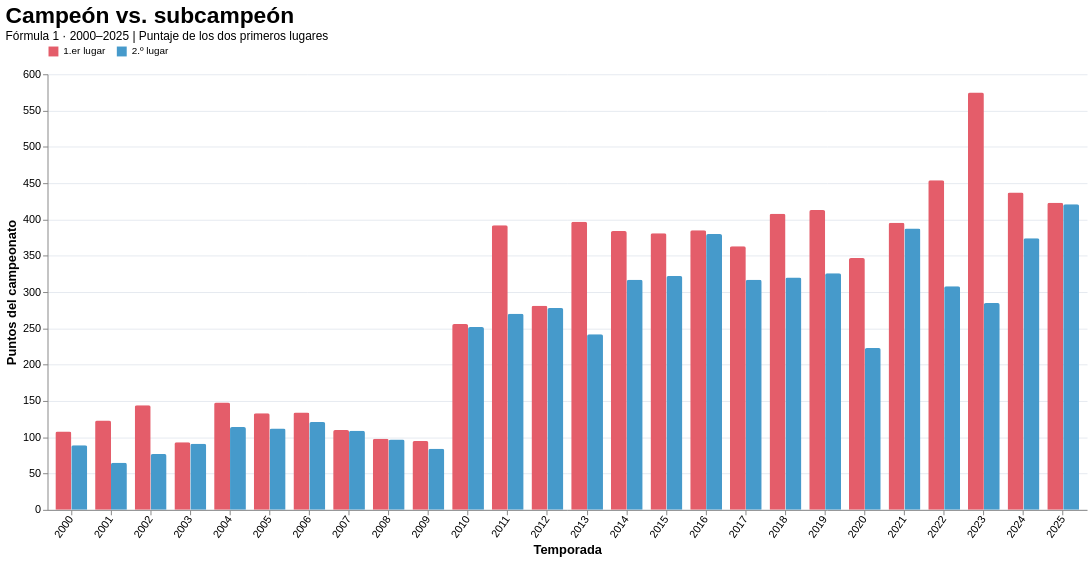

The notebook cell saved with this chart:
### Markdown cell above
## 5. Gráfico interactivo en Altair

- Dos barras por temporada: **rojo, primero; azul, segundo**.
- Todas mantienen su color y opacidad original cuando no hay hover.
- `selection_point(fields=['Año'])`: la selección se realiza **por año**, de modo que el hover en cualquiera de las barras afecta a **ambas barras**.
- `condition`: al seleccionar un año, el par de barras queda al **50 % de opacidad**.
- `tooltip`: un mismo recuadro flotante con escudería y puntaje del primer y segundo lugar.

*Nota:* el rango de puntos es compartido en el período, pero los sistemas de puntuación históricos cambiaron; no se debe interpretar la altura absoluta como medida de dominio entre temporadas.

### Code cell
import altair as alt

alt.data_transformers.disable_max_rows()
hover_anio = alt.selection_point(
    name='hover_anio',
    fields=['Año'],
    on='pointerover',
    clear='pointerout',
    empty=False
)

orden = ['1.er lugar', '2.º lugar']

chart = (
    alt.Chart(larga)
    .mark_bar(cornerRadiusTopLeft=2, cornerRadiusTopRight=2)
    .encode(
        x=alt.X('Temporada:N', sort=[str(a) for a in range(2000, 2026)], title='Temporada', axis=alt.Axis(labelAngle=-55)),
        xOffset=alt.XOffset('Posición:N', sort=orden),
        y=alt.Y('Puntos:Q', title='Puntos del campeonato', scale=alt.Scale(zero=True)),
        color=alt.Color('Posición:N', scale=alt.Scale(domain=orden, range=['#E45D6A','#469ACB']), legend=alt.Legend(title=None, orient='top')),
        opacity=alt.condition(hover_anio, alt.value(0.5), alt.value(1)),
        tooltip=[
            alt.Tooltip('Año:Q', title='Temporada', format='.0f'),
            alt.Tooltip('Escudería primero:N', title='1.er lugar · escudería'),
            alt.Tooltip('Puntos primero:Q', title='1.er lugar · puntos', format=',.1f'),
            alt.Tooltip('Escudería segundo:N', title='2.º lugar · escudería'),
            alt.Tooltip('Puntos segundo:Q', title='2.º lugar · puntos', format=',.1f'),
            alt.Tooltip('Brecha (puntos):Q', title='Diferencia de puntos', format=',.1f')
        ]
    )
    .add_params(hover_anio)
    .properties(
        title=alt.TitleParams('Campeón vs. subcampeón', subtitle=['Fórmula 1 · 2000–2025 | Puntaje de los dos primeros lugares']),
        width=1050,
        height=440
    )
    .configure_view(stroke=None)
    .configure_axis(labelFontSize=11, titleFontSize=13, gridColor='#E6EAF0')
    .configure_title(fontSize=23, subtitleFontSize=12, anchor='start')
)

chart
